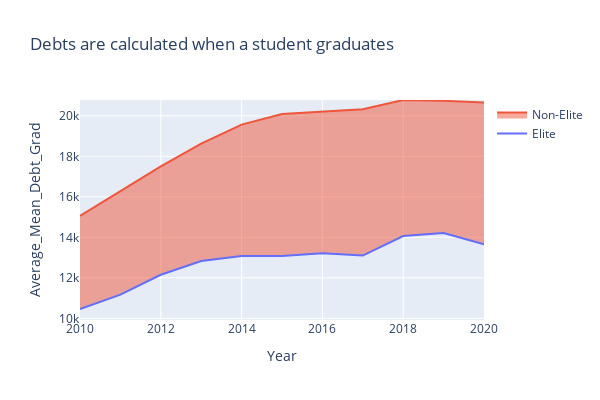

Write notebook code for a chart like this one.
### Code cell
year=[2010, 2011, 2012, 2013, 2014, 2015, 2016, 2017, 2018, 2019, 2020]
trace1 = go.Scatter(x=year, y=meanDebtTier1, mode="lines", name="Elite")
trace2 = go.Scatter(x=year, y=meanDebtTier2, mode="lines", name="Non-Elite", fill="tonextx")


fig = go.Figure(data=[trace1, trace2])
fig.update_layout(
    width=600,
    height=400,
    xaxis=dict(title="Year"),
    yaxis=dict(title="Average_Mean_Debt_Grad"),
    title="Debts are calculated when a student graduates"
)
fig.show()

### Figure 1 — Plotly figure (JSON) as saved in the notebook; plotly's stock layout.template omitted (floating-point values rounded to 4 significant figures)
{"data": [{"mode": "lines", "name": "Elite", "type": "scatter", "x": [2010, 2011, 2012, 2013, 2014, 2015, 2016, 2017, 2018, 2019, 2020], "y": [10460.0, 11170.0, 12150.0, 12830.0, 13070.0, 13080.0, 13210.0, 13100.0, 14060.0, 14210.0, 13650.0]}, {"fill": "tonextx", "mode": "lines", "name": "Non-Elite", "type": "scatter", "x": [2010, 2011, 2012, 2013, 2014, 2015, 2016, 2017, 2018, 2019, 2020], "y": [15050.0, 16300.0, 17507, 18620.0, 19570.0, 20090.0, 20200.0, 20320.0, 20780.0, 20740.0, 20650.0]}], "layout": {"height": 400, "title": {"text": "Debts are calculated when a student graduates"}, "width": 600, "xaxis": {"title": {"text": "Year"}}, "yaxis": {"title": {"text": "Average_Mean_Debt_Grad"}}}}
